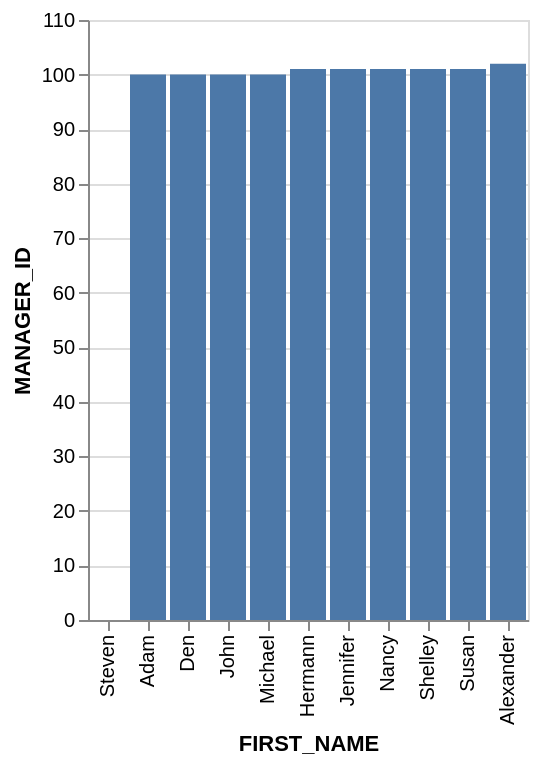

The Vega-Lite source for this figure:
### Vega-Lite specification from a JSON file in a GitHub repository (floating-point values rounded to 4 significant figures)
{"data": {"values": [{"x_data": "Steven", "y_data": 0}, {"x_data": "Adam", "y_data": 100}, {"x_data": "Den", "y_data": 100}, {"x_data": "John", "y_data": 100}, {"x_data": "Michael", "y_data": 100}, {"x_data": "Hermann", "y_data": 101}, {"x_data": "Jennifer", "y_data": 101}, {"x_data": "Nancy", "y_data": 101}, {"x_data": "Shelley", "y_data": 101}, {"x_data": "Susan", "y_data": 101}, {"x_data": "Alexander", "y_data": 102}]}, "mark": "bar", "encoding": {"x": {"field": "x_data", "type": "nominal", "title": "FIRST_NAME", "sort": {"op": "sum", "field": "y_data", "order": "ascending"}}, "y": {"field": "y_data", "type": "quantitative", "title": "MANAGER_ID"}}}
